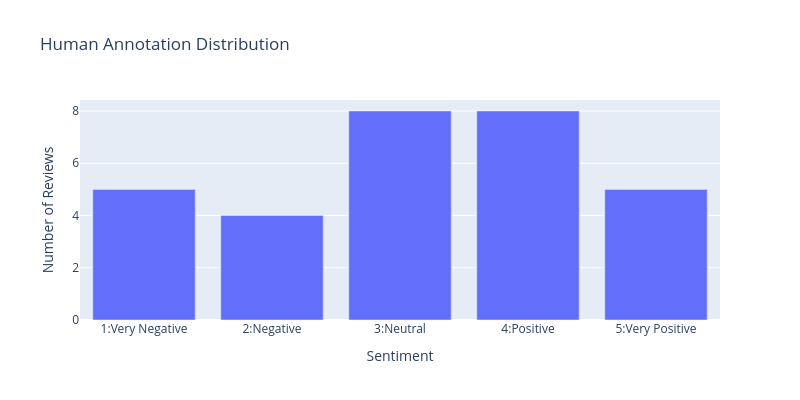

The notebook cell saved with this chart:
### Markdown cell above
#### A) Manual Annotations (5 points)

##### A1) Overall distribution of categories

Since we have some simple categorical data, we can visualize these annotations by just using a bar chart. Please use the code below to create a bar chart with distribution of categories of your Likert-style scale below. Please adjust the code according to the categories chosen by you.

### Code cell
"""
import plotly.express as px
import pandas as pd

# 1. Read the data from the corresponding .csv file into a dataframe
df = pd.read_csv("path/to/your/annotation_file.csv")

# 2. Group by annotation, then count
grouped = df.groupby('annotation').size().reset_index(name='frequency')

# 3. Create a bar plot with annotation on the x-axis and frequency on the y-axis.
#    We also define a custom order for annotation.
fig = px.bar(
    grouped,
    x='annotation',
    y='frequency',
    title='Frequency of Annotations',
    labels={'annotation': 'Annotation', 'frequency': 'Count'},
    category_orders={
        'annotation': [
            'strongly disagree',
            'disagree',
            'neither agree nor disagree',
            'agree',
            'strongly agree'
        ]
    }
)

fig.show()
"""

### Your code here:
import plotly.express as px

df_human = pd.read_csv('imdb_human.csv')
grouped = df_human.groupby('annotation').size().reset_index(name='frequency')

fig = px.bar(grouped, x='annotation', y='frequency',
            title='Human Annotation Distribution',
            category_orders={'annotation': [1, 2, 3, 4, 5]},
            labels={'annotation': 'Sentiment', 'frequency': 'Number of Reviews'},
            width=800, height=400)

fig.update_xaxes(
    tickmode='array',
    tickvals=[1, 2, 3, 4, 5],
    ticktext=['1:Very Negative', '2:Negative', '3:Neutral', '4:Positive', '5:Very Positive'])

### Figure 1 — Plotly figure (JSON) as saved in the notebook; plotly's stock layout.template omitted (floating-point values rounded to 4 significant figures)
{"data": [{"hovertemplate": "Sentiment=%{x}<br>Number of Reviews=%{y}<extra></extra>", "legendgroup": "", "marker": {"color": "#636efa", "pattern": {"shape": ""}}, "name": "", "orientation": "v", "showlegend": false, "textposition": "auto", "type": "bar", "x": [1, 2, 3, 4, 5], "xaxis": "x", "y": [5, 4, 8, 8, 5], "yaxis": "y"}], "layout": {"barmode": "relative", "height": 400, "legend": {"tracegroupgap": 0}, "title": {"text": "Human Annotation Distribution"}, "width": 800, "xaxis": {"anchor": "y", "categoryarray": [1, 2, 3, 4, 5], "categoryorder": "array", "domain": [0, 1], "tickmode": "array", "ticktext": ["1:Very Negative", "2:Negative", "3:Neutral", "4:Positive", "5:Very Positive"], "tickvals": [1, 2, 3, 4, 5], "title": {"text": "Sentiment"}}, "yaxis": {"anchor": "x", "domain": [0, 1], "title": {"text": "Number of Reviews"}}}}
